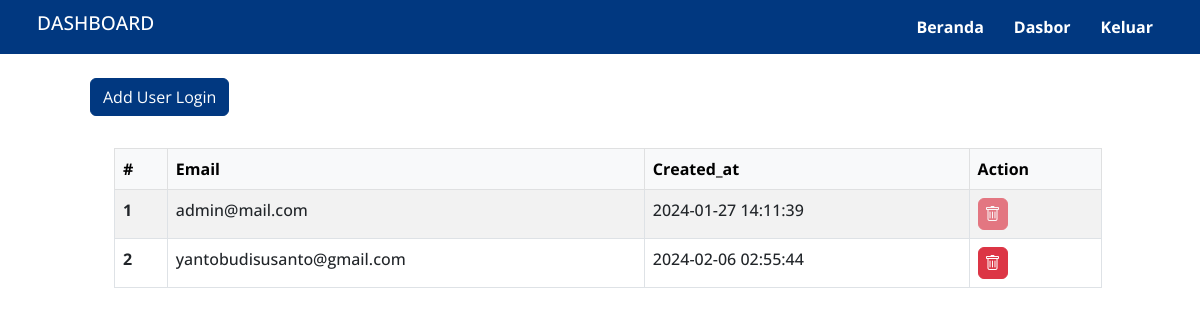
Page /data/user/index.php (signed in) on the committed database.
### tables this page shows
CREATE TABLE `users` (
  `id` int(11) NOT NULL,
  `email` varchar(100) NOT NULL,
  `password` varchar(255) NOT NULL,
  `created_at` timestamp NULL DEFAULT current_timestamp(),
  `updated_at` timestamp NULL DEFAULT current_timestamp() ON UPDATE current_timestamp()
);

### action/get-users.php (called while the page is built, shortened)
<?php
include 'db_connect.php';
if ($_SERVER['REQUEST_METHOD'] === 'GET') {
    if (isset($_GET['user']) && !empty($_GET['user'])) {
        $userid = $_GET['user'];
        $sql = "SELECT * FROM users WHERE id = '$userid'";
        $result = $conn->query($sql);
        if ($result->num_rows > 0) {
            $users_table = $result->fetch_assoc();
        }
    } else {
        $sql = "SELECT * FROM users";
        $result = $conn->query($sql);
        $users_table = [];
        if ($result->num_rows > 0) {
            while ($row = $result->fetch_assoc()) {
                $users_table[] = $row;
            }
        }
    }
}

### data/user/index.php (the view, shortened to what this page needs)
<!doctype html>
<html lang="en">
<head>
    <link href="https://cdn.jsdelivr.net/npm/bootstrap@5.0.2/dist/css/bootstrap.min.css" rel="stylesheet">
    <link rel="stylesheet" href="https://cdn.jsdelivr.net/npm/bootstrap-icons@1.11.3/font/bootstrap-icons.min.css">
    <link href="https://cdn.jsdelivr.net/npm/sweetalert2@11.10.3/dist/sweetalert2.min.css" rel="stylesheet">
    <link href="https://cdnjs.cloudflare.com/ajax/libs/twitter-bootstrap/5.3.0/css/bootstrap.min.css" rel="stylesheet">
    <link href="https://cdn.datatables.net/1.13.7/css/dataTables.bootstrap5.min.css" rel="stylesheet">
    <link rel="stylesheet" href="/assets/css/style.css" />
</head>
<?php include_once $_SERVER['DOCUMENT_ROOT'] . '/action/first-load.php'; ?>
<?php include_once '../../action/get-users.php' ?>
<body>
    <?php include '../../assets/view/dashboard_header.php' ?>
    <main>
        <div class="container">
            <div class="row justify-content-center  m-2 p-3">
                <div class="row gap-2 ">
                    <div class="col-md-6">
                        <a href="/data/user/add-user.php" class="btn btn-primary">Add User Login</a>
                    </div>
                    <div class="row  p-3 m-2">
                        <div class="col-md-12">
                            <table class="table table-bordered table-striped table-hover">
                                <thead class="table-light">
                                    <tr>
                                        <th scope="col">#</th>
                                        <th scope="col">Email</th>
                                        <th scope="col">Created_at</th>
                                        <th scope="col">Action</th>
                                    </tr>
                                </thead>
                                <tbody>
                                    <?php $no = 1; ?>
                                    <?php foreach ($users_table as $row) : ?>
                                        <tr>
                                            <th scope="row"><?= $no++; ?></th>
                                            <td><?= $row['email']; ?></td>
                                            <td><?= $row['created_at']; ?></td>
                                            <td>
                                                <div class="d-flex flex-row gap-1">
                                                    <?php if ($row['id'] == 1) : ?>
                                                        <button type="button" class="asbn btn btn-danger bi bi-trash delete-btn" disabled></button>
                                                    <?php else : ?>
                                                        <form id="delete-<?= $row['id']; ?>" action="/action/delete-user.php" method="post">
                                                            <button type="button" class="asbn btn btn-danger bi bi-trash delete-btn" data-id="<?= $row['id']; ?>"></button>
                                                        </form>
                                                    <?php endif ?>
                                                </div>
                                            </td>
                                        </tr>
                                    <?php endforeach ?>
                                </tbody>
                            </table>
                        </div>
                    </div>
                </div>
            </div>
        </div>
    </main>
</body>
</html>

### assets/css/style.css (style rules this page uses)
* { margin: 0; padding: 0; box-sizing: border-box; text-decoration: none !important; outline: none !important; border: none; scroll-behavior: smooth; }
body { font-family: "Open Sans", "Roboto", "Segoe UI", sans-serif; font-weight: 500; color: #141414; }
.btn-primary { background-color: #013880; border-color: #013880; }
.asbn { padding: 3px 6px; font-size: 1rem; }

### rows in the picture
users: email "admin@mail.com", created_at "2024-01-27 14:11:39"
users: email "yantobudisusanto@gmail.com", created_at "2024-02-06 02:55:44"
